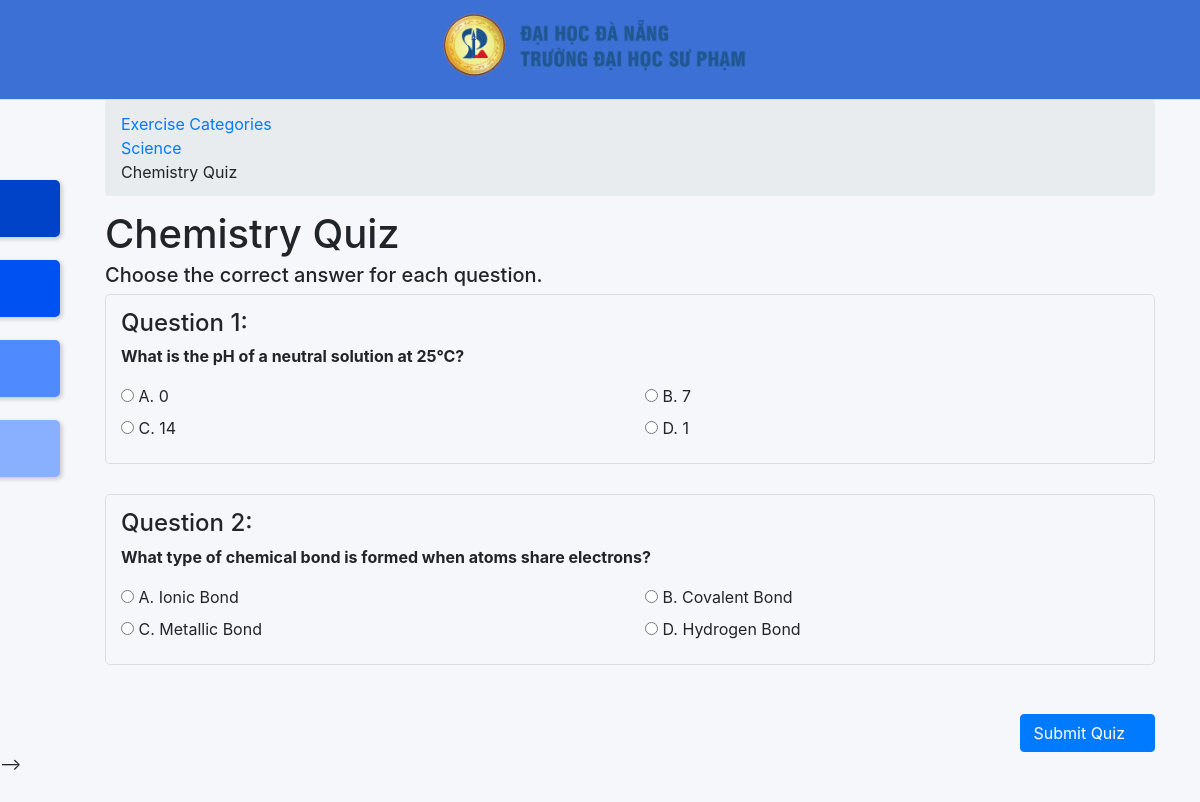
/index.php?q=question&topic=6 (signed in), run on the app's committed database.
### tables this page shows
CREATE TABLE `tbltopics` (
  `TopicID` int(11) NOT NULL,
  `CategoryID` int(11) NOT NULL,
  `TopicName` varchar(100) NOT NULL,
  `TopicDescription` text DEFAULT NULL,
  `CreatedAt` datetime DEFAULT current_timestamp(),
  `IsActive` tinyint(1) DEFAULT 1
);

CREATE TABLE `tblcategories` (
  `CategoryID` int(11) NOT NULL,
  `CategoryName` varchar(100) NOT NULL,
  `CategoryDescription` text DEFAULT NULL,
  `CreatedAt` datetime DEFAULT current_timestamp(),
  `IsActive` tinyint(1) DEFAULT 1
);

CREATE TABLE `tblexercise` (
  `ExerciseID` int(11) NOT NULL,
  `LessonID` int(11) NOT NULL,
  `CategoryID` int(11) DEFAULT NULL,
  `TopicID` int(11) DEFAULT NULL,
  `Question` text NOT NULL,
  `ChoiceA` text NOT NULL,
  `ChoiceB` text NOT NULL,
  `ChoiceC` text NOT NULL,
  `ChoiceD` text NOT NULL,
  `Answer` varchar(90) NOT NULL,
  `ExercisesDate` date NOT NULL
);

### include/database.php (called while the page is built, shortened)
<?php
class Database {
	var $sql_string = '';
	private $conn;
	public function open_connection() {
		$this->conn = mysqli_connect(server,user,pass);
		if(!$this->conn){
			echo "Problem in database connection! Contact administrator!";
			exit();
		}else{
			$db_select = mysqli_select_db($this->conn,database_name);
		}
	}
	function setQuery($sql='') {
		$this->sql_string=$sql;
	}
	function executeQuery() {
		$result = mysqli_query($this->conn,$this->sql_string);
		return $result;
	}
	private function confirm_query($result) {
		return $result;
	}
	function loadResultList( $key='' ) {
		$cur = $this->executeQuery();
		$array = array();
		while ($row = mysqli_fetch_object($cur)) {
			if ($key) {
				$array[$row->$key] = $row;
			} else {
				$array[] = $row;
			}
		}
		return $array;
	}
	function loadSingleResult() {
		$cur = $this->executeQuery();
		while ($row = mysqli_fetch_object($cur)) {
		return $data = $row;
		}
	}
}
$mydb = new Database();
?>

### index.php (called while the page is built, shortened)
<?php
require_once("navigation/navigations.php");
?>

### question.php (the view, shortened to what this page needs)
<?php
$studentid = $_SESSION['StudentID'];
$id = isset($_GET['id']) ? $_GET['id'] : '';
$topicId = isset($_GET['topic']) ? (int)$_GET['topic'] : 0;
if($topicId > 0) {
	$sql = "SELECT SUM(Score) as 'SCORE' FROM tblscore s
	        JOIN tblexercise e ON s.ExerciseID = e.ExerciseID
	        WHERE e.TopicID = {$topicId} AND s.StudentID='{$studentid}' AND s.Submitted=1";
	$mydb->setQuery($sql);
} else if($id == 'all') {
	$sql = "SELECT SUM(Score) as 'SCORE' FROM tblscore WHERE StudentID='{$studentid}' AND Submitted=1";
	$mydb->setQuery($sql);
	$row = $mydb->executeQuery();
    $ans = $mydb->loadSingleResult();
    $score  = $ans->SCORE;
} else {
	$sql = "SELECT SUM(Score) as 'SCORE' FROM tblscore  WHERE LessonID='{$id}' and StudentID='{$studentid}' AND Submitted=1";
	$mydb->setQuery($sql);
	$row = $mydb->executeQuery();
    $ans = $mydb->loadSingleResult();
    $score  = $ans->SCORE;
}
?>
<?php
if($topicId > 0) {
    $sql = "SELECT t.TopicName, c.CategoryName, c.CategoryID
            FROM tbltopics t
            JOIN tblcategories c ON t.CategoryID = c.CategoryID
            WHERE t.TopicID = {$topicId}";
    $mydb->setQuery($sql);
    $topicInfo = $mydb->loadSingleResult();
}
?>
<?php if($topicId > 0 && $topicInfo): ?>
<div class="row">
    <div class="col-lg-12">
        <ol class="breadcrumb">
            <li><a href="index.php?q=categories">Exercise Categories</a></li>
            <li><a href="index.php?q=topics&category=<?php echo $topicInfo->CategoryID; ?>"><?php echo $topicInfo->CategoryName; ?></a></li>
            <li class="active"><?php echo $topicInfo->TopicName; ?> Quiz</li>
        </ol>
    </div>
</div>
<h1><?php echo $topicInfo->TopicName; ?> Quiz</h1>
<h5>Choose the correct answer for each question.</h5>
<?php else: ?>
<h1>Quiz</h1>
<h5>Choose the correct answer.</h5>
<?php endif; ?>
<form action="processscore.php" method="POST">
	<div style="height:400px;overflow-y:auto;">
	<?php
	  if($topicId > 0) {
	  	$sql = "SELECT * FROM tblexercise WHERE TopicID = {$topicId} ORDER BY ExerciseID";
	  } else if($id == 'all') {
	  	$sql = "SELECT * FROM tblexercise ORDER BY ExerciseID";
	  } else {
	  	$sql = "SELECT * FROM tblexercise WHERE LessonID = '{$id}'";
	  }
	  $mydb->setQuery($sql);
	  $cur = $mydb->loadResultList();
	  $questionNum = 1;
	  foreach ($cur as $res) {
	?>
	<div style="margin-bottom: 30px; padding: 15px; border: 1px solid #ddd; border-radius: 5px;">
		<h4>Question <?php echo $questionNum; ?>:</h4>
		<p><strong><?php echo $res->Question ; ?></strong></p>
		<div class="row">
			<div class="col-md-6">
				<label><input class="radios" type="radio" data-id="<?php echo $res->ExerciseID;?>" name="choices_<?php echo $res->ExerciseID;?>" value="A"> A. <?php echo $res->ChoiceA; ?></label>
			</div>
			<div class="col-md-6">
				<label><input class="radios" type="radio" data-id="<?php echo $res->ExerciseID;?>" name="choices_<?php echo $res->ExerciseID;?>" value="B"> B. <?php echo $res->ChoiceB; ?></label>
			</div>
			<div class="col-md-6">
				<label><input class="radios" type="radio" data-id="<?php echo $res->ExerciseID;?>" name="choices_<?php echo $res->ExerciseID;?>" value="C"> C. <?php echo $res->ChoiceC; ?></label>
			</div>
			<div class="col-md-6">
				<label><input class="radios" type="radio" data-id="<?php echo $res->ExerciseID;?>" name="choices_<?php echo $res->ExerciseID;?>" value="D"> D. <?php echo $res->ChoiceD; ?></label>
			</div>
		</div>
	</div>
	<?php
		$questionNum++;
	} ?>
	</div>
	<div style="margin-top: 20px;text-align: right;">
		<button class="btn btn-md btn-primary" type="submit" name="btnSubmit">Submit Quiz <i class="fa fa-arrow-right"></i></button>
	</div>
</form>

### navigation/navigations.php (style rules this page uses)
body { background: #f5f7fb; }

### data on the page
tbltopics: CategoryID.CategoryName "Science", TopicName "Chemistry"
tblexercise: Question "What is the pH of a neutral solution at 25°C?", ChoiceA "0", ChoiceB "7", ChoiceC "14", ChoiceD "1"
tblexercise: Question "What type of chemical bond is formed when atoms share electrons?", ChoiceA "Ionic Bond", ChoiceB "Covalent Bond", ChoiceC "Metallic Bond", ChoiceD "Hydrogen Bond"
